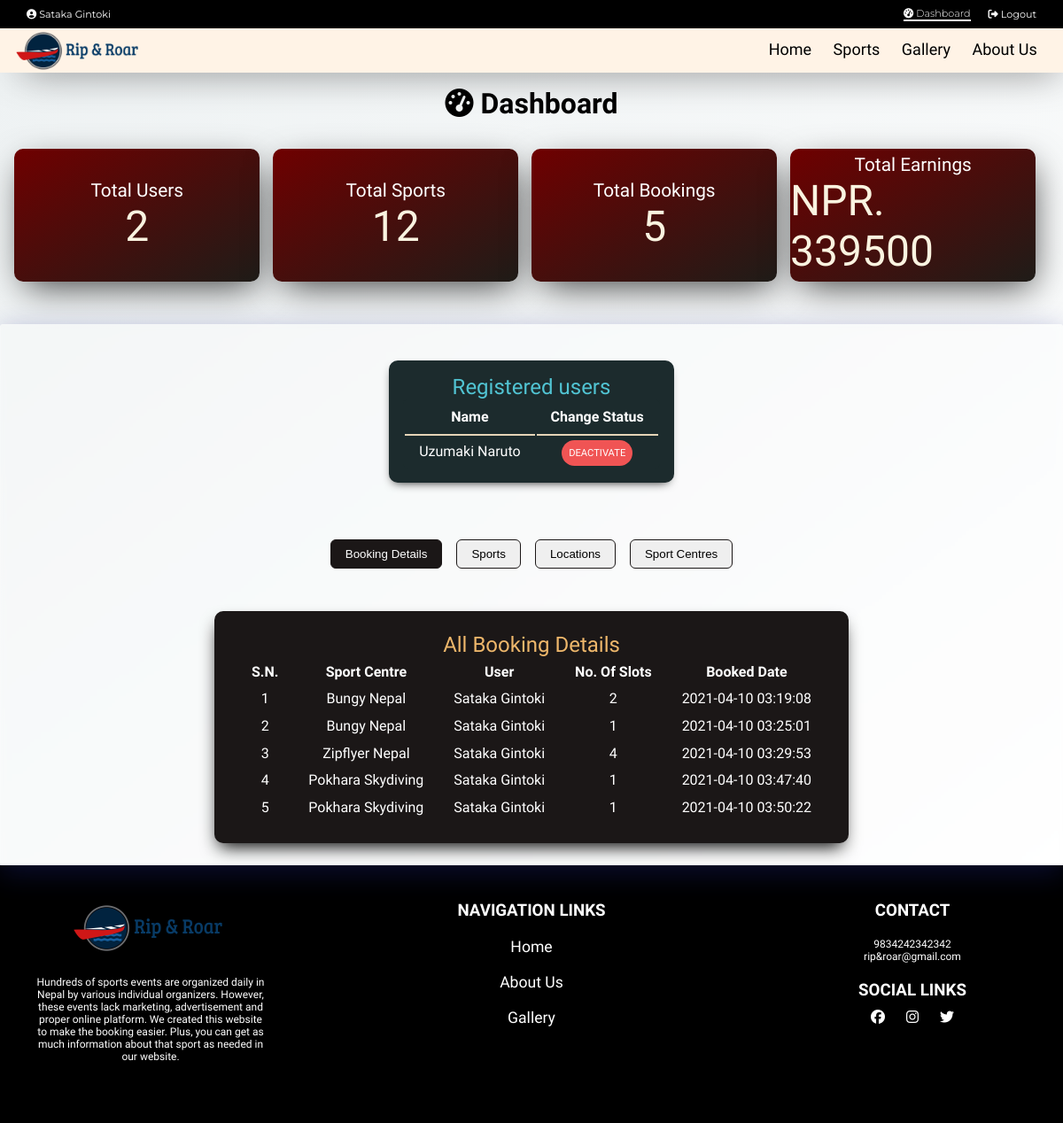
Page /dashboard.php (signed in) on the earlier database version.
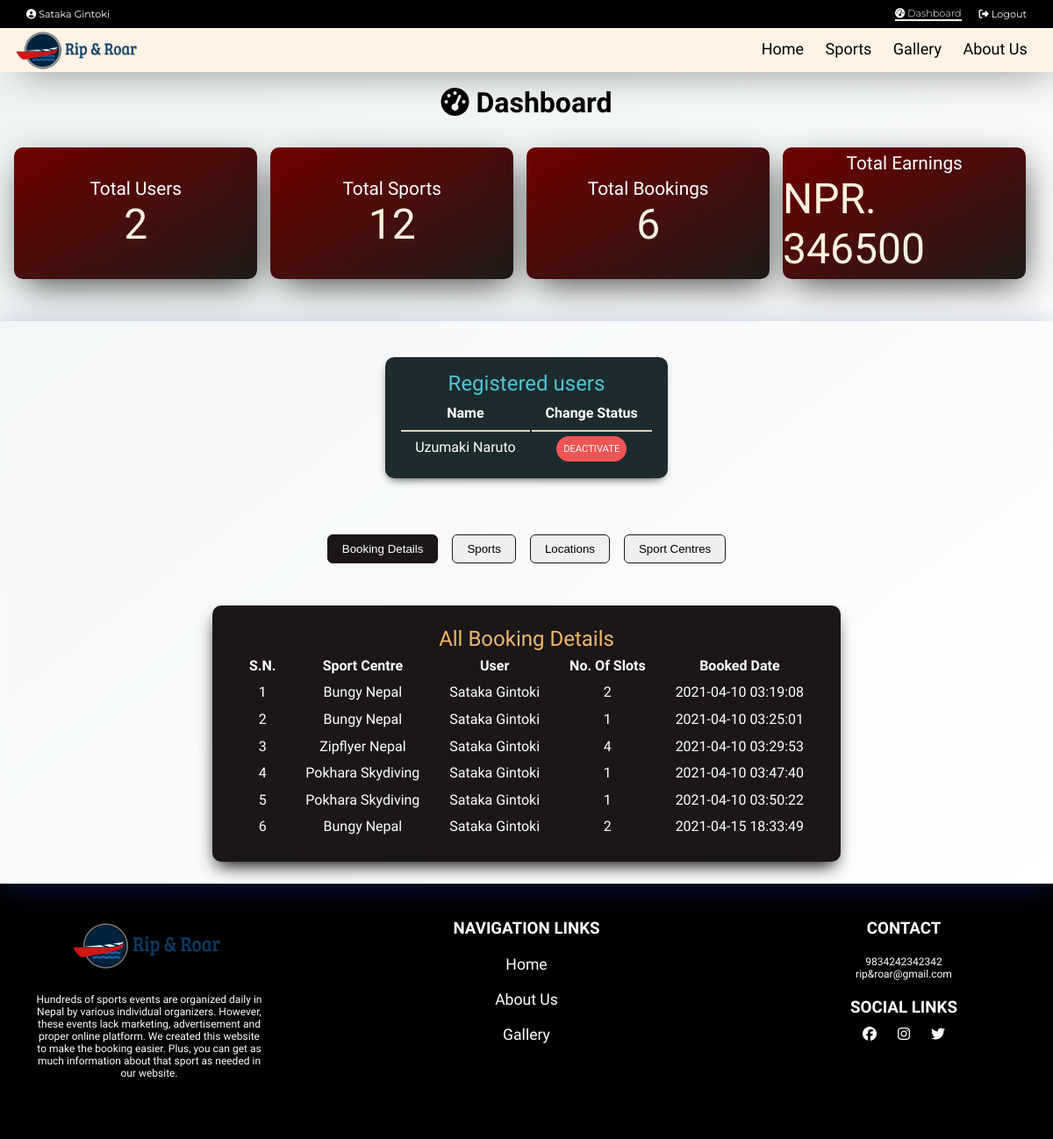
Same page on the later database version.
### tables this page shows
CREATE TABLE `users` (
  `user_id` int(11) NOT NULL,
  `name` varchar(50) NOT NULL,
  `username` varchar(50) NOT NULL,
  `email` varchar(50) NOT NULL,
  `age` int(11) NOT NULL,
  `country` varchar(255) NOT NULL,
  `password` varchar(50) NOT NULL,
  `role` int(11) NOT NULL,
  `status` int(11) NOT NULL
);

CREATE TABLE `booking` (
  `booking_id` int(11) NOT NULL,
  `user_id` int(11) NOT NULL,
  `sport_detail_id` int(11) NOT NULL,
  `booking_date` timestamp NOT NULL DEFAULT current_timestamp() ON UPDATE current_timestamp(),
  `price` double NOT NULL,
  `quantity` int(11) DEFAULT NULL
);

CREATE TABLE `sport_detail` (
  `sport_detail_id` int(11) NOT NULL,
  `location_id` int(11) NOT NULL,
  `sport_id` int(11) NOT NULL,
  `name` varchar(255) NOT NULL,
  `description` varchar(2000) NOT NULL,
  `thumbnail1` varchar(500) NOT NULL,
  `thumbnail2` varchar(500) NOT NULL,
  `thumbnail3` varchar(500) NOT NULL,
  `link` varchar(1000) NOT NULL
);

### includes/db.php (called while the page is built, shortened)
<?php
class DbConnection{
    private $host = 'localhost';
    private $username = 'root';
    private $password = '';
    private $database = 'rrdb';
    protected $connection;
    public function __construct(){
        if (!isset($this->connection)) {
            $this->connection = new mysqli($this->host, $this->username, $this->password, $this->database);
        }
        return $this->connection;
    }
}
?>

### includes/crud.php (called while the page is built, shortened)
<?php
     include_once "db.php";
     class CrudOperation extends DbConnection{
         public function fetch_data_with_id($table_name, $column_name, $id) {
            $sql = "SELECT * FROM $table_name WHERE $column_name = '$id'";
            $query = $this->connection->query($sql);
            if($query){
                $row = $query->fetch_array();
                return $row;
            }
            else
            echo "Invalid sql ".$sql;
         }
         public function fetch_all_table_data($table_name) {
            $array = [];
            $sql = "SELECT * FROM $table_name";
            $query = $this->connection->query($sql);
            while($row = mysqli_fetch_assoc($query)){
                $array[] = $row;
            }
            return $array;
         }
         public function fetch_datas_with_column($table_name, $column_name, $id) {
            $array = [];
            $sql = "SELECT * FROM $table_name WHERE $column_name = '$id'";
            $query = $this->connection->query($sql);
            while($row = mysqli_fetch_assoc($query)){
                if($row != null) $array[] = $row;
            }
            return $array;
         }
     }
     $crud = new CrudOperation;
?>

### dashboard.php (the view, shortened to what this page needs)
<?php include_once 'header.php';
?>
<div class="dashboard"> <h1 class="dashboardTitle"><i class="fas fa-tachometer-alt"></i>&nbsp;Dashboard</h1><?php
if(isset($_SESSION['user'])) {
    $userInfo = $crud->fetch_data_with_id('users', 'user_id', $_SESSION['user']);
    $users = $crud->fetch_all_table_data('users');
    $sports = $crud->fetch_all_table_data('sport');
    $bookings = $crud->fetch_all_table_data('booking');
    $totalEarnings=0;
    foreach($bookings as $booking){$totalEarnings+=$booking['price'];}
    ?>
        <div class="dashboardContainer1">
            <div class="box box1">Total Users
                <span class="totalNum"><?php echo count($users); ?></total>
            </div>
            <div class="box box2">Total Sports
                <span class="totalNum"><?php echo count($sports); ?></total>
            </div>
            <div class="box box3">Total Bookings
                <span class="totalNum"><?php echo count($bookings); ?></total>
            </div>
            <div class="box box4">Total Earnings
                <span class="totalNum">NPR. <?php echo $totalEarnings; ?></total>
            </div>
        </div>
        <div class="dashboardContainer2">
    <?php
    if($userInfo['role'] == 3) {
        $activeUsers = $crud->fetch_datas_with_column('users', 'status', '1');
        ?>
        <div class="userStatusContainer">
        <h3>Registered users</h3><table><tr><th>Name</th><th>Change Status</tr>
        <?php
        foreach($activeUsers as $user){
            if($user['role'] != 3)
            echo  "<tr><td>".$user['name'] ." </td><td><a class='deactivate' href='dashboard.php?deactivate=1&user=".$user['user_id']."'>DEACTIVATE</a></td></tr>";
        };
        ?>
        </table></div>
        <div class="dashboardTabs">
            <button id="bookingTab">Booking Details</button>
            <button id="sportTab">Sports</button>
            <button id="locationTab">Locations</button>
            <button id="sportDetailTab">Sport Centres</button>
        </div>
        <div class="bookingDetails" id="bookingTable">
        <h3>All Booking Details</h3><table>
            <tr>
                <th>S.N.</th>
                <th>Sport Centre</th>
                <th>User</th>
                <th>No. Of Slots</th>
                <th>Booked Date</th>
            </tr>
        <?php
        $bookings = $crud->fetch_all_table_data('booking');
        $i=1;
        foreach($bookings as $booking) {
            $sport = $crud->fetch_data_with_id('sport_detail','sport_detail_id',$booking['sport_detail_id']);
            $user = $crud->fetch_data_with_id('users','user_id',$booking['user_id']);
         echo "<tr><td>".($i++). " </td><td> ".$sport['name']. " </td><td> ".$user['name']."  </td><td> ".$booking['quantity']."  </td><td> ".$booking['booking_date']. " </td></tr> ";
        }
        ?></table>
        </table></div>
    </div><?php
    }
    else {
        header('Location:index.php');
    }
}
else {
    header('Location:index.php');
}
?>
    </div>
</div>
<?php include_once 'footer.php'; ?>

Differences in the rows shown:
added booking: sport_detail.name "Bungy Nepal", user.name "Sataka Gintoki", quantity "2", booking_date "2021-04-15 18:33:49"
Other differences:
count($bookings): "5" → "6"
$totalEarnings: "339500" → "346500"
